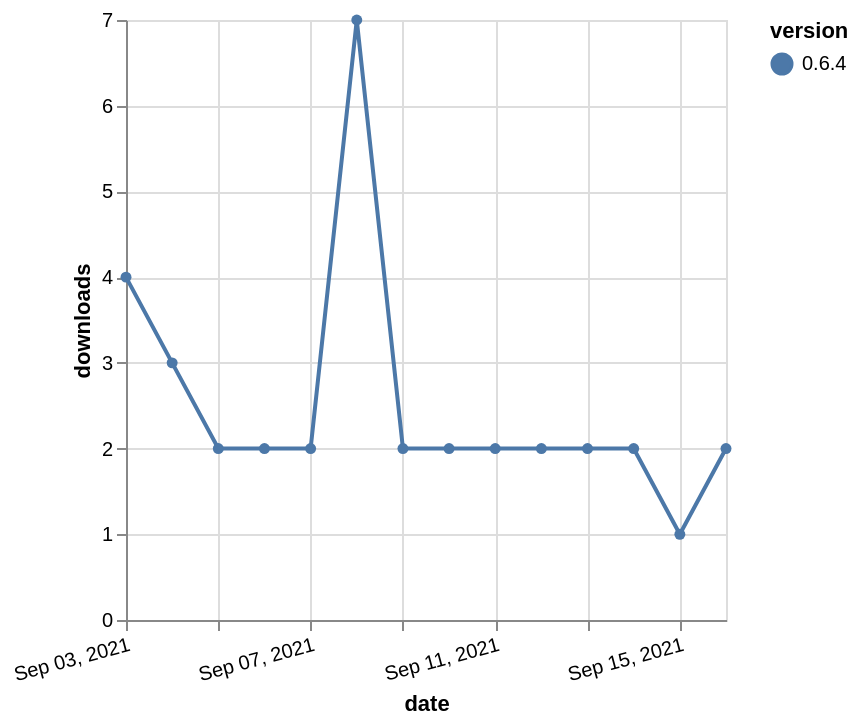

The specification (Vega-Lite) saved for this image:
### Vega-Lite specification from a JSON file in a GitHub repository (floating-point values rounded to 4 significant figures)
{"$schema": "https://vega.github.io/schema/vega-lite/v5.json", "description": "A simple bar chart with embedded data.", "data": {"values": [{"date": "2021-09-03", "total": 3340, "delta": 4, "version": "0.6.4"}, {"date": "2021-09-04", "total": 3343, "delta": 3, "version": "0.6.4"}, {"date": "2021-09-05", "total": 3345, "delta": 2, "version": "0.6.4"}, {"date": "2021-09-06", "total": 3347, "delta": 2, "version": "0.6.4"}, {"date": "2021-09-07", "total": 3349, "delta": 2, "version": "0.6.4"}, {"date": "2021-09-08", "total": 3356, "delta": 7, "version": "0.6.4"}, {"date": "2021-09-09", "total": 3358, "delta": 2, "version": "0.6.4"}, {"date": "2021-09-10", "total": 3360, "delta": 2, "version": "0.6.4"}, {"date": "2021-09-11", "total": 3362, "delta": 2, "version": "0.6.4"}, {"date": "2021-09-12", "total": 3364, "delta": 2, "version": "0.6.4"}, {"date": "2021-09-13", "total": 3366, "delta": 2, "version": "0.6.4"}, {"date": "2021-09-14", "total": 3368, "delta": 2, "version": "0.6.4"}, {"date": "2021-09-15", "total": 3369, "delta": 1, "version": "0.6.4"}, {"date": "2021-09-16", "total": 3371, "delta": 2, "version": "0.6.4"}]}, "width": "container", "mark": {"type": "line", "point": {"filled": true}}, "encoding": {"x": {"field": "date", "type": "temporal", "timeUnit": "yearmonthdate", "title": "date", "axis": {"labelAngle": -15}}, "y": {"field": "delta", "type": "quantitative", "title": "downloads"}, "color": {"field": "version", "type": "nominal"}, "tooltip": {"field": "delta"}}}
